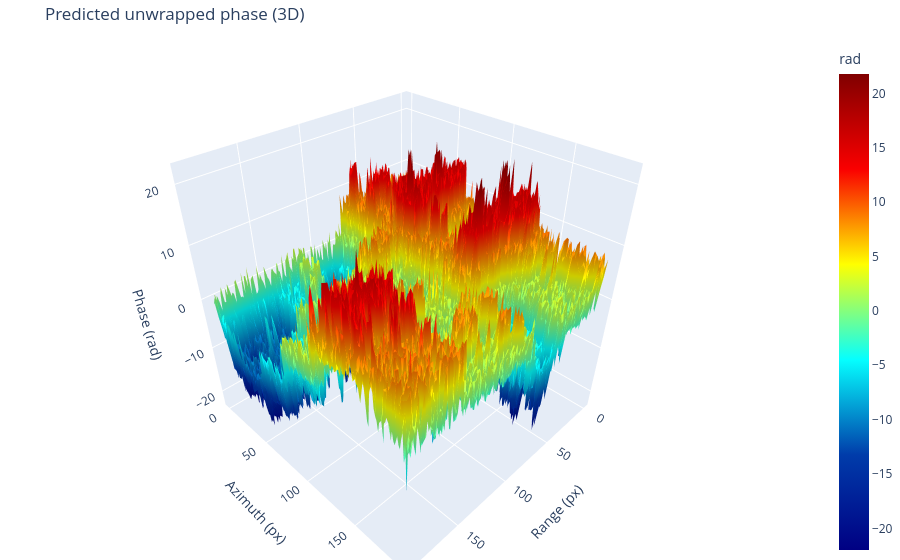

Notebook cell for this chart:
### Markdown cell above
## 12. 3D & interactive visualization

### Code cell
fig3d_pred = phase_plots.plot_phase_surface_3d(result.unwrapped_phase, title="Predicted unwrapped phase (3D)")
fig3d_pred.show()

### Figure 1 — Plotly figure (JSON) as saved in the notebook; plotly's stock layout.template omitted (floating-point values rounded to 4 significant figures; data arrays with more than 128 entries replaced by an {"elided": "..."} marker saying what was removed)
{"data": [{"colorbar": {"title": {"text": "rad"}}, "colorscale": [[0, "rgb(0,0,131)"], [0.2, "rgb(0,60,170)"], [0.4, "rgb(5,255,255)"], [0.6, "rgb(255,255,0)"], [0.8, "rgb(250,0,0)"], [1, "rgb(128,0,0)"]], "type": "surface", "z": {"elided": "192x192 float values"}}], "layout": {"margin": {"b": 0, "l": 0, "r": 0, "t": 40}, "scene": {"xaxis": {"title": {"text": "Range (px)"}}, "yaxis": {"title": {"text": "Azimuth (px)"}}, "zaxis": {"title": {"text": "Phase (rad)"}}}, "title": {"text": "Predicted unwrapped phase (3D)"}}}
